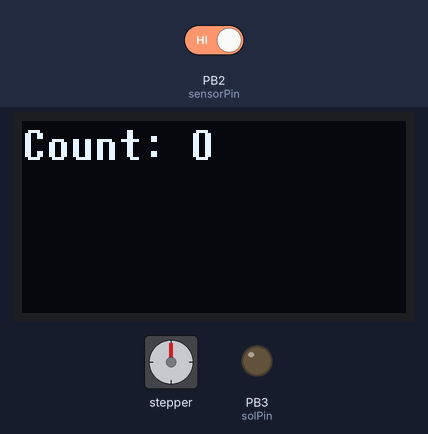
Bench run of a sketch on a simulated ATtiny85, built with avr-gcc and run on an emulated ATtiny85. Shown: 128×64 one-colour display, stepper motor, output pins drawn as LEDs (lit = HIGH). The inputs (shaded band) are chosen by the test bench; at power-on: PB2 (sensorPin) HIGH. Stepper angles assume 15 steps per turn; what the sketch prints to the serial monitor is not drawn.

Above: at 1.3 s.
1.4 s: PB2 (sensorPin) driven LOW
At 1.9 s:
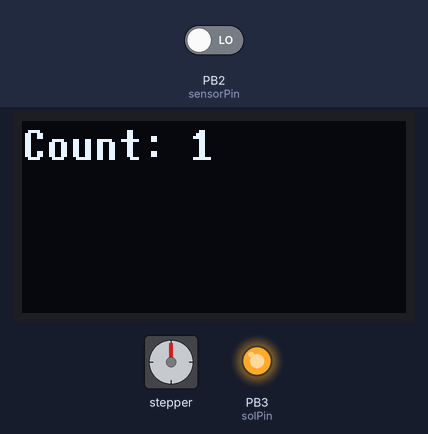
At 5.7 s:
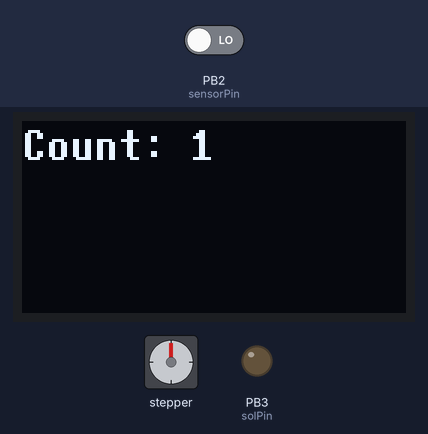
Timing chart, 0 to 7.2 s (numbered marks = the images above; inputs shaded):
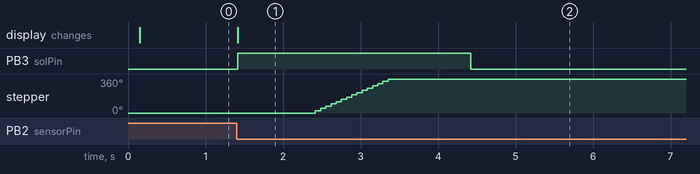

Measured:
- after the input at 1.4 s, PB3 (solPin): LOW → HIGH at once, → LOW 3.0 s later; stepper: turns 360° clockwise in 0.94 s, starting after 1.0 s; the display: changes at once (image 1)

The sketch:

AMP_MOTOR_SOL_LCD.ino
```cpp
// Include the Arduino Stepper Library
#include <Stepper.h>

// LCD
#include <Wire.h>
#include <U8x8lib.h>
U8X8_SSD1306_128X64_NONAME_SW_I2C u8x8(/* clock=*/ SCL, /* data=*/ SDA, /* reset=*/ U8X8_PIN_NONE);

// 모터 회전 설정
const int STEPS_PER_REV = 15;

// Motor 핀 설정
Stepper stepper_NEMA17(STEPS_PER_REV, 8, 9, 10, 11);

// Sensor configuration
const int sensorPin = 2;              // 감지 센서가 연결된 핀
volatile bool isDetected = false;     // 감지 상태를 나타내는 플래그
unsigned long lastDetectionTime = 0;  // 마지막 감지 시간을 저장
const unsigned long lockoutDelay = 500; // 감지 후 추가 감지를 막는 시간 (500ms)

// Solenoid
const int solPin = 3;   // 솔레노이드 연결 핀

// 감지 카운트
volatile int count = 0;

void setup() {
  Serial.begin(9600);

  // Sensor 설정
  pinMode(sensorPin, INPUT);
  attachInterrupt(digitalPinToInterrupt(sensorPin), countDetection, FALLING);

  // 모터 초기화
  stepper_NEMA17.setSpeed(60); // 기본 속도 설정

  // Solenoid 설정
  pinMode(solPin, OUTPUT);
  digitalWrite(solPin, LOW); // 초기 상태에서 솔레노이드를 비활성화

  // LCD세팅
  u8x8.begin();
  u8x8.setPowerSave(0);
  u8x8.setFont(u8x8_font_7x14B_1x2_f);

  // 초기화 시 카운트 값 LCD에 표시
  oled_str(0, 0, "Count:");
  oled_str(7, 0, String(count)); // count 값을 LCD에 출력
}

void loop() {
  // 감지 시 작업 수행
  if (isDetected) {
    isDetected = false; // 감지 상태 초기화

    // LCD 표출
    oled_str(7, 0, String(count));

    // 1. 솔레노이드 활성화
    digitalWrite(solPin, HIGH);
    delay(1000); // 1초 대기 (솔레노이드가 작동되도록)

    // 2. 모터 회전
    stepper_NEMA17.step(STEPS_PER_REV);
    Serial.print("감지 횟수: ");
    Serial.println(count);

    // 3. 모터 회전 완료 후 솔레노이드 비활성화
    delay(1000); // 1초 대기
    digitalWrite(solPin, LOW);

  }
}

// 감지 이벤트 처리
void countDetection() {
  unsigned long currentTime = millis();

  // lockoutDelay 시간 이후에만 감지 처리
  if (currentTime - lastDetectionTime > lockoutDelay) {
    isDetected = true; // 감지 플래그 설정
    lastDetectionTime = currentTime; // 마지막 감지 시간 갱신
    count++; // 감지 카운트 증가
  }
}

// 문자 출력
void oled_str(int x, int y, String cmds){
  int str_len=cmds.length() + 1;
  char char_array1[str_len];
  cmds.toCharArray(char_array1, str_len);
  u8x8.drawString(x,y,char_array1);
}
```
